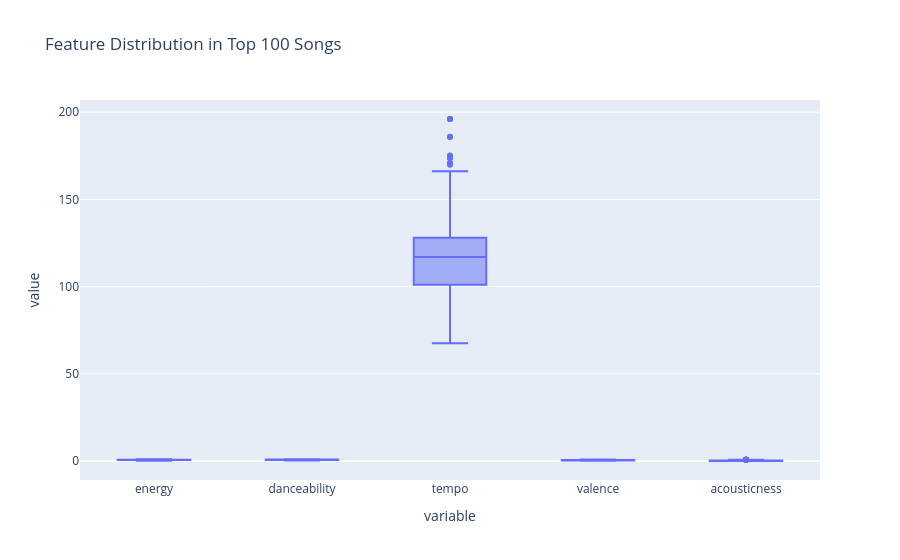

The notebook cell saved with this chart:
### Code cell
top100 = spotify_data.nlargest(100, 'popularity')

fig = px.box(top100.melt(value_vars=['energy','danceability',
             'tempo','valence','acousticness']),
             x='variable', y='value',
             title='Feature Distribution in Top 100 Songs')
fig.show()

### Figure 1 — Plotly figure (JSON) as saved in the notebook; plotly's stock layout.template omitted (floating-point values rounded to 4 significant figures; data arrays with more than 128 entries replaced by an {"elided": "..."} marker saying what was removed)
{"data": [{"alignmentgroup": "True", "hovertemplate": "variable=%{x}<br>value=%{y}<extra></extra>", "legendgroup": "", "marker": {"color": "#636efa"}, "name": "", "notched": false, "offsetgroup": "", "orientation": "v", "showlegend": false, "type": "box", "x": {"elided": "500 str values"}, "x0": " ", "xaxis": "x", "y": {"elided": "500 float values"}, "y0": " ", "yaxis": "y"}], "layout": {"boxmode": "group", "legend": {"tracegroupgap": 0}, "title": {"text": "Feature Distribution in Top 100 Songs"}, "xaxis": {"anchor": "y", "domain": [0, 1], "title": {"text": "variable"}}, "yaxis": {"anchor": "x", "domain": [0, 1], "title": {"text": "value"}}}}
